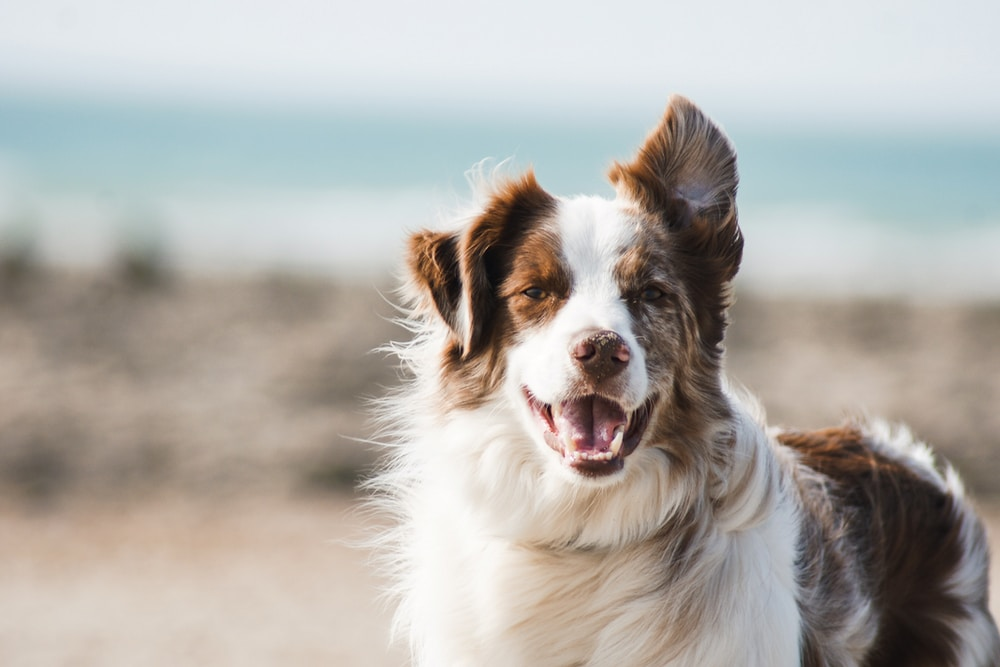
#> input picture photos/dog.jpg, 1000 x 667 px
$ python transformations.py
#> lines starting #> are read from the running program, lines starting #| are printed output that depends on the picture
import cv2 as cv
import numpy as np


def translate(img, x, y):
    # -x --> Left
    #  x --> Right
    # -y --> Up
    #  y --> Down
    trans_mat = np.float32([[1, 0, x], [0, 1, y]])
    dimensions = (img.shape[1], img.shape[0])
    return cv.warpAffine(img, trans_mat, dimensions)


def rotate(img, angle, rot_point=None):
    (height, width) = img.shape[:2]
    if rot_point is None:
        rot_point = (width // 2, height // 2)
    rot_mat = cv.getRotationMatrix2D(rot_point, angle, 1.0)
    dimensions = (width, height)
    return cv.warpAffine(img, rot_mat, dimensions)


# original image
dog = cv.imread('photos/dog.jpg')
#> dog is the input picture: shape (667, 1000, 3); mean B, G, R 169.2, 174.3, 177.9
# [28 lines of commented-out code are left out]

flip = cv.flip(dog, 0)
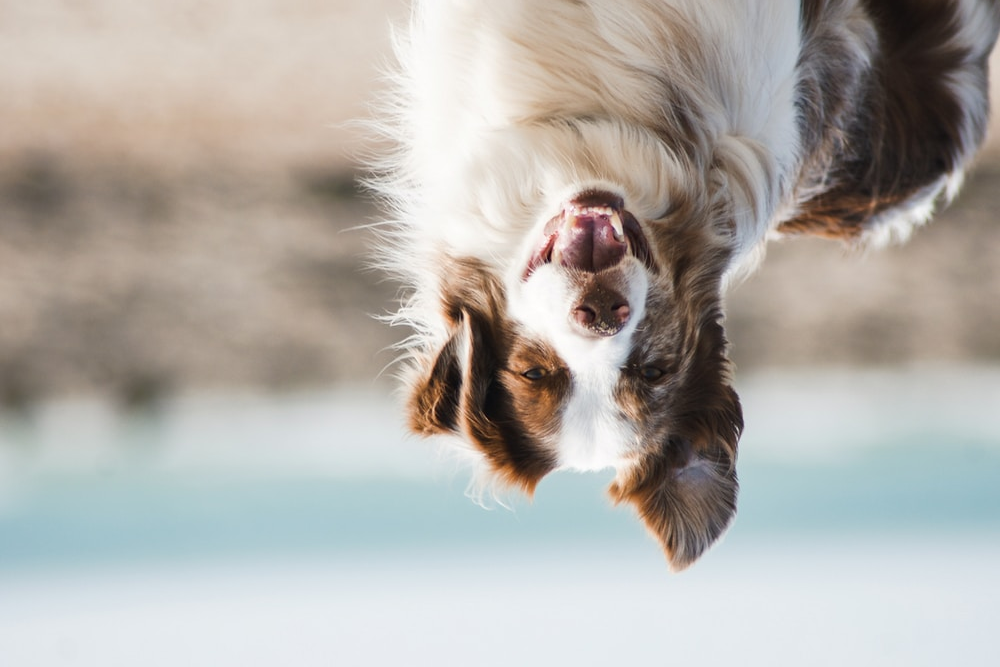
#> flip: shape (667, 1000, 3); mean B, G, R 169.2, 174.3, 177.9
cv.imshow('Flip', flip)

flip = cv.flip(dog, 1)
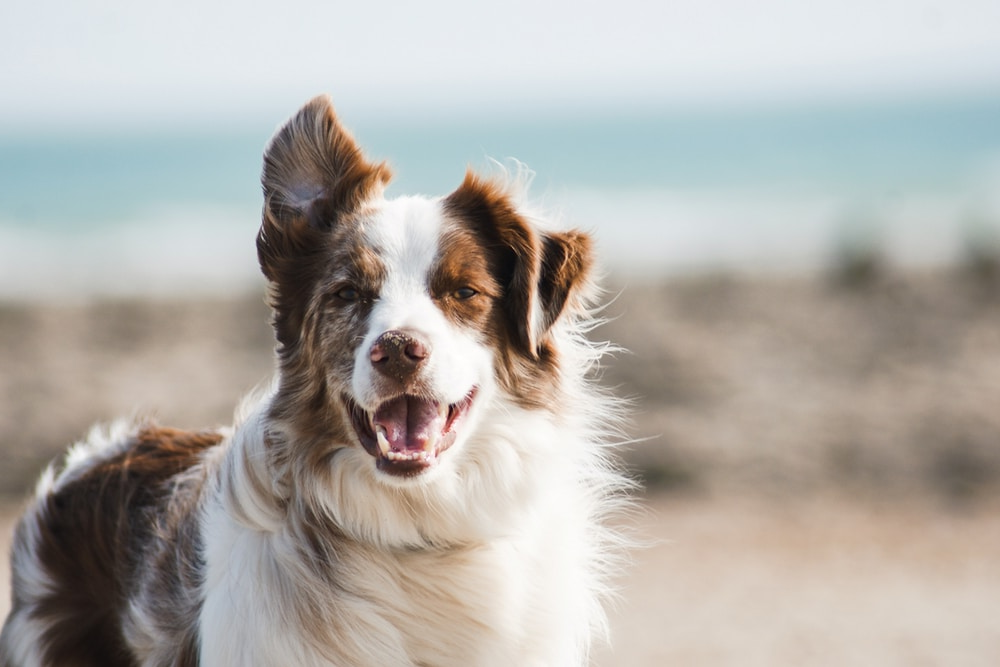
#> flip: shape (667, 1000, 3); mean B, G, R 169.2, 174.3, 177.9
cv.imshow('Horizontally Flipping', flip)

flip = cv.flip(dog, -1)
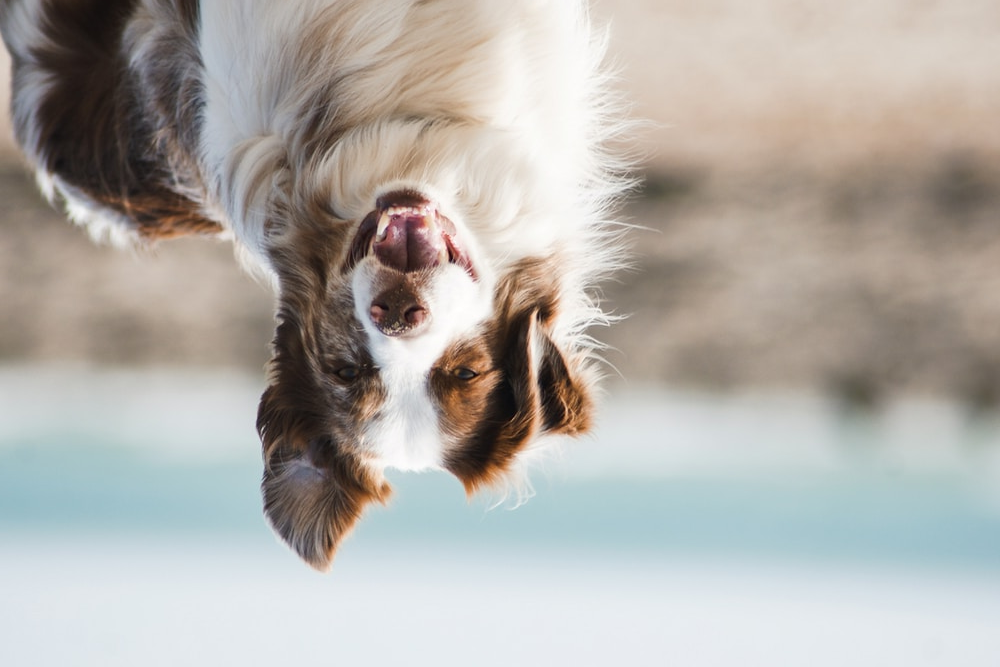
#> flip: shape (667, 1000, 3); mean B, G, R 169.2, 174.3, 177.9
cv.imshow('Reversed Horizontally Flipping', flip)


# cropping

cropped = dog[200:400, 200:400]
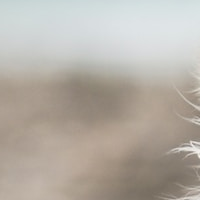
#> cropped: shape (200, 200, 3); mean B, G, R 166.6, 175, 181.2
cv.imshow('Cropped', cropped)

cv.waitKey(0)

$ run again, with photos/city.jpg copied over photos/dog.jpg
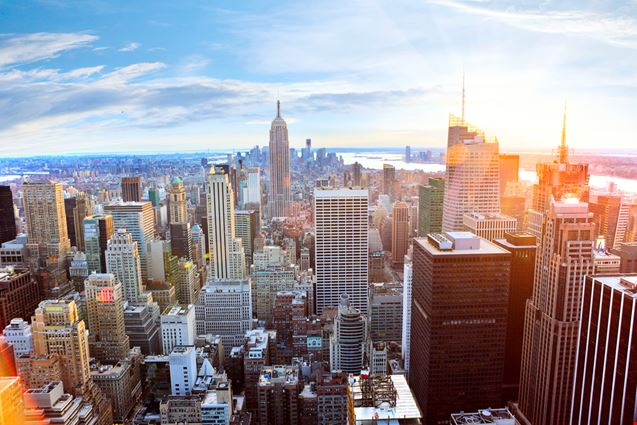
#> input picture photos/city.jpg, 637 x 425 px
#> dog is the input picture: shape (425, 637, 3); mean B, G, R 152, 147.3, 155.1
#> `flip = cv.flip(dog, -1)`:
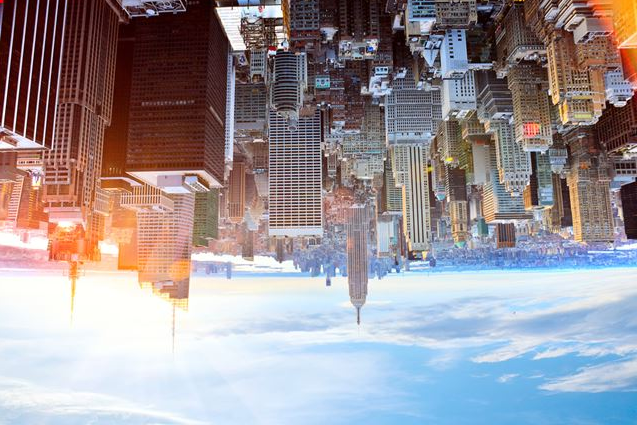
#> flip: shape (425, 637, 3); mean B, G, R 152, 147.3, 155.1
#> `cropped = dog[200:400, 200:400]`:
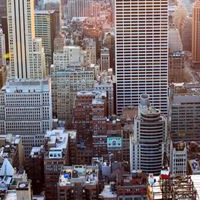
#> cropped: shape (200, 200, 3); mean B, G, R 109.3, 105.8, 116.4

$ run again, with photos/group_1.jpg copied over photos/dog.jpg
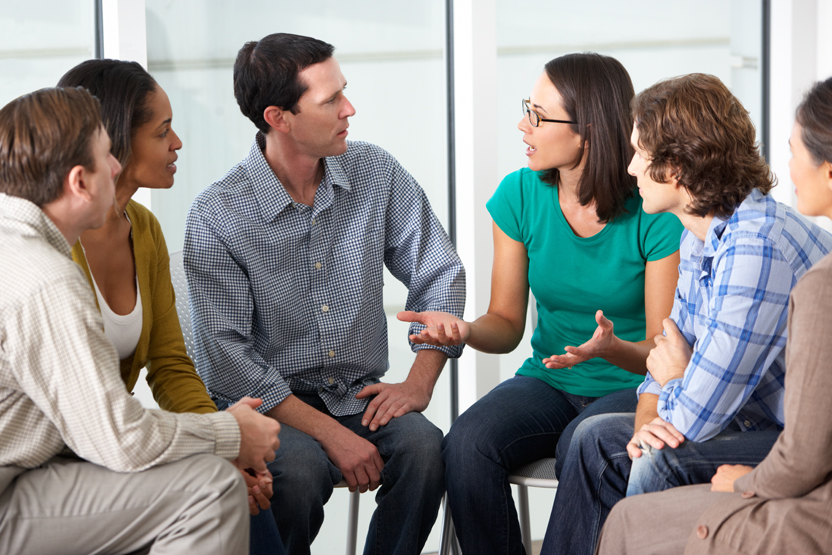
#> input picture photos/group_1.jpg, 832 x 555 px
#> dog is the input picture: shape (555, 832, 3); mean B, G, R 136.9, 138.7, 140.7
#> `flip = cv.flip(dog, -1)`:
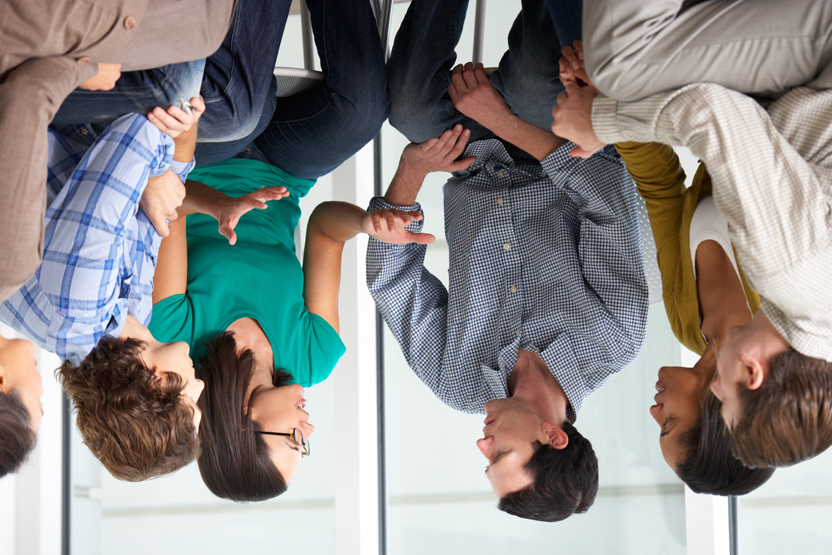
#> flip: shape (555, 832, 3); mean B, G, R 136.9, 138.7, 140.7
#> `cropped = dog[200:400, 200:400]`:
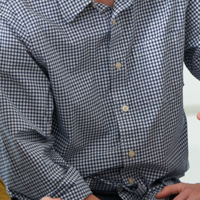
#> cropped: shape (200, 200, 3); mean B, G, R 112.7, 103.2, 100.3
